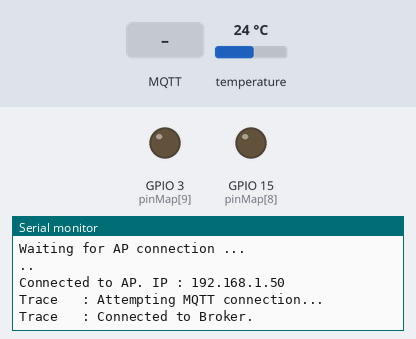
The sketch below on a simulated ESP8266 (NodeMCU). Parts: output pins drawn as LEDs (lit = HIGH), the last lines printed to the serial monitor. The test bench sets the inputs (shaded band); at power-on: temperature 24 °C. WiFi joins after 1.5 s; servers stay silent unless stated; no MQTT or app messages arrive unless stated.

Above: at 3.2 s.
3.3 s: MQTT message "1" arrives on the first subscribed topic
At 4.4 s:
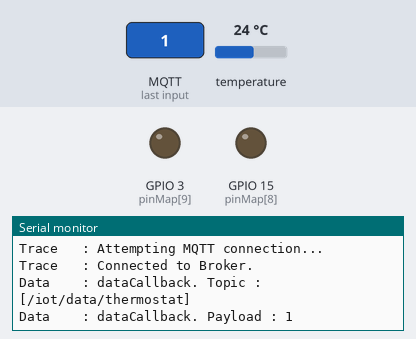
5.1 s: MQTT message "on" arrives on the first subscribed topic
At 5.6 s:
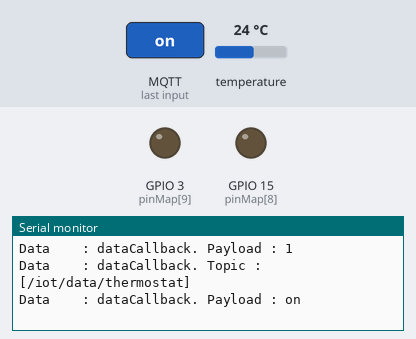
14.9 s: MQTT message "off" arrives on the first subscribed topic
At 15.5 s:
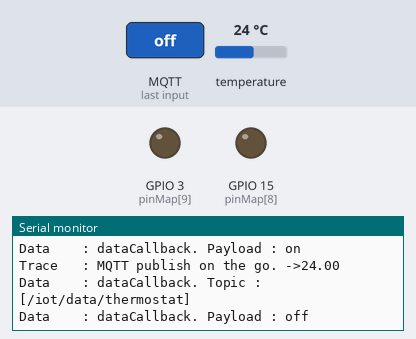

The sketch:

thermostat.ino
```cpp
#include <ESP8266WiFi.h>
#include <Arduino.h>

#include "WiFiCore.h"
#include "MQTTConnector.h"
#include "Timer.h"
#include "Hardware.h"
#include "Global.h"
#include "Credentials.h"

void setup()
{
  HWInit();
  WiFiBegin(STA_SSID, STA_PASS);
  MQTTBegin();
  TIMERInit();
}

void loop()
{
  HWLoop();
  MQTTLoop();
  TIMERLoop();
  yield();
}
```

Credentials.h
```cpp
#ifndef ARDUINO_CREDENTIALS_H
#define ARDUINO_CREDENTIALS_H

/* WiFi Credentials*/
#define STA_SSID "YOUR_SSID"
#define STA_PASS "YOUR_PASS"

/* MQTT Credentials */
#define MQTT_BROKER       "CLOUD_MQTT_ADDRESS"
#define MQTT_BROKER_PORT  1883
#define MQTT_USERNAME     "CLOUD_USER"
#define MQTT_PASS         "CLOUD_USER"

#endif /* ARDUINO_CREDENTIALS_H */
```

Global.h
```cpp
#ifndef ARDUINO_GLOBAL_H
#define ARDUINO_GLOBAL_H

#define Printf            Serial.printf
#define SERIAL_BAUD_RATE  9600

/* Board Definitions */
#define USE_NODEMCU_BOARD
//#define USE_GENERIC_ESP8266
//#define USE_ADAFRUIT_HUZZAH

/* Buffer sizes */
#define LEN_IP_MAX          17
#define LEN_SSID_MAX        32
#define LEN_PASSPHRASE_MAX  64
#define LEN_TEMP_MAX        6

/* GPIO Definitions */
static const uint8_t pinMap[11] = {16, 5, 4, 0, 2, 14, 12, 13, 15, 3, 1};

#endif /* ARDUINO_GLOBAL_H */
```

Hardware.cpp
```cpp
#include "Hardware.h"
#include "TempSensor.h"
#include "Global.h"

uint16_t hw_delay = 10;
uint16_t hw_init_done = false;

void SerialInit()
{
  Serial.begin(SERIAL_BAUD_RATE);
  Serial.setDebugOutput(true);
  delay(hw_delay);
}

void GPIOInit()
{
#ifdef USE_NODEMCU_BOARD
  pinMode(pinMap[8], OUTPUT);
  pinMode(pinMap[9], OUTPUT);
  /* pinMap[2] will be used for one-wire DQ. */
#else
  pinMode(pinMap[6], OUTPUT);
  pinMode(pinMap[7], OUTPUT);
#endif
  delay(hw_delay);
}

void HWInit()
{
  SerialInit();
  GPIOInit();
  TEMPInit();
  hw_init_done = true;
}

void HWRestart()
{
  ESP.restart();
}

void HWGetTempString(uint8_t id, char* tempBuf)
{
  TEMPGetString(id, tempBuf);
}

void HWLoop()
{
  if(hw_init_done)
  {
    TEMPLoop();
  }
}
```

Hardware.h
```cpp
#ifndef ARDUINO_HARDWARE_H
#define ARDUINO_HARDWARE_H

#include <Arduino.h>

void  HWInit();
void  HWRestart();
void  HWGetTempString(uint8_t id, char* tempBuf);
void  HWLoop();

#endif /* ARDUINO_HARDWARE_H */
```

MQTTConnector.cpp
```cpp
#include <ESP8266WiFi.h>
#include <PubSubClient.h>

#include "MQTTConnector.h"
#include "Global.h"
#include "Credentials.h"

WiFiClient wifiClient;
PubSubClient mqttClient(wifiClient);

boolean mqttInitCompleted = false;
String clientId = "IoTPractice-" + String(ESP.getChipId());

/* Incoming data callback. */
void dataCallback(char* topic, byte* payload, unsigned int length)
{
  char payloadStr[length + 1];
  memset(payloadStr, 0, length + 1);
  strncpy(payloadStr, (char*)payload, length);
  Printf("Data    : dataCallback. Topic : [%s]\n", topic);
  Printf("Data    : dataCallback. Payload : %s\n", payloadStr);
}

/* Attempt to connect to the Cloud for MQTT. */
void performConnect()
{
  uint16_t connectionDelay = 5000;
  while (!mqttClient.connected())
  {
    Printf("Trace   : Attempting MQTT connection...\n");
    if (mqttClient.connect(clientId.c_str(), MQTT_USERNAME, MQTT_PASS))
    {
      Printf("Trace   : Connected to Broker.\n");
      MQTTSubscribe(MQTT_TOPIC_THERMOSTAT);
    }
    else
    {
      Printf("Error!  : MQTT Connect failed, rc = %d\n", mqttClient.state());
      Printf("Trace   : Trying again in %d msec.\n", connectionDelay);
      delay(connectionDelay);
    }
  }
}

/* Publish data to given topic. */
boolean MQTTPublish(const char* topic, const char* payload)
{
  boolean retval = false;
  if (mqttClient.connected())
  {
    retval = mqttClient.publish(topic, payload);
  }
  return retval;
}

/* Subscribe to listen incoming data from given topic. */
boolean MQTTSubscribe(const char* topicToSubscribe)
{
  boolean retval = false;
  if (mqttClient.connected())
  {
    retval = mqttClient.subscribe(topicToSubscribe);
  }
  return retval;
}

boolean MQTTConnected()
{
  return mqttClient.connected();
}

/* Initialize MQTT Connection. */
void MQTTBegin()
{
  mqttClient.setServer(MQTT_BROKER, MQTT_BROKER_PORT);
  mqttClient.setCallback(dataCallback);
  mqttInitCompleted = true;
}

/* Keep MQTT connection alive. */
void MQTTLoop()
{
  if(mqttInitCompleted)
  {
    if (!MQTTConnected())
    {
      performConnect();
    }
    mqttClient.loop();
  }
}
```

MQTTConnector.h
```cpp
#ifndef ARDUINO_MQTTCONNECTOR_H
#define ARDUINO_MQTTCONNECTOR_H

#include <Arduino.h>

#define MQTT_TOPIC_THERMOSTAT "/iot/data/thermostat"
#define MQTT_TOPIC_COMBI      "/iot/data/combi"

void    MQTTBegin();
void    MQTTLoop();
boolean MQTTPublish(const char* topic, const char* payload);
boolean MQTTSubscribe(const char* topicToSubscribe);
boolean MQTTConnected();

#endif /* ARDUINO_MQTTCONNECTOR_H */
```

TempSensor.cpp
```cpp
#include <OneWire.h>
#include <DallasTemperature.h>

#include "TempSensor.h"
#include "Global.h"

const uint8_t sensitivity = 12;
const uint8_t temp_delay = 10;
bool temp_init_done = false;

/* Library lacks empty constructor.
 * Not able to trigger from Hardware.cpp. Think to add it to the lib.
 */
OneWire oneWire(pinMap[2]);
DallasTemperature sensors;
DeviceAddress thermos;

void printAddress(DeviceAddress deviceAddress)
{
  Printf("Data    : printAddress. Sensor Address :\n");
  const uint8_t addr_len = 8;
  for (uint8_t i = 0; i < addr_len; i++)
  {
    Printf("%x", deviceAddress[i]);
  }
  Printf("\n");
}

void printTemperature()
{
  char tempStr[LEN_TEMP_MAX];
  TEMPGetString(0, tempStr);
  if(strlen(tempStr))
  {
    Printf("Data    : printTemperature. %s\n", tempStr);
  }
  else
  {
    Printf("Error!  : Could not retrieve sensor data!\n");
  }
}

void TEMPInit()
{
  sensors.setOneWire(&oneWire);
  delay(temp_delay);
  sensors.begin();
  Printf("Trace   : Found %d Sensor devices.\n", sensors.getDeviceCount());
  temp_init_done = true;
}

float TEMPGet(uint8_t id)
{
  float retval = INVALID_TEMP_READ;
  DeviceAddress temper;
  if (sensors.getDeviceCount() && sensors.getAddress(temper, id))
  {
    sensors.setResolution(temper, sensitivity);
    retval = sensors.getTempC(temper);
  }

  return retval;
}

void TEMPGetString(uint8_t id, char* tempBuffer)
{
  sensors.requestTemperatures();
  DeviceAddress temper;
  memset(tempBuffer, 0, LEN_TEMP_MAX);
  if (sensors.getDeviceCount() && sensors.getAddress(temper, id))
  {
    sensors.setResolution(temper, sensitivity);
    const uint8_t data_len = 3;
    const uint8_t data_prec_len = 2;
    dtostrf(sensors.getTempC(temper), data_len, data_prec_len, tempBuffer);
  }
}

void TEMPLoop()
{
  if(temp_init_done)
  {
    if(sensors.getDeviceCount())
    {
      sensors.requestTemperatures();
    }
  }
}
```

TempSensor.h
```cpp
#ifndef ARDUINO_TEMPSENSOR_H
#define ARDUINO_TEMPSENSOR_H

#include <Arduino.h>

#define INVALID_TEMP_READ -196

void  TEMPInit();
float TEMPGet(uint8_t id);
void  TEMPGetString(uint8_t id, char* tempBuffer);
void  TEMPLoop();

#endif /* ARDUINO_TEMPSENSOR_H */
```

Timer.cpp
```cpp
#include "Timer.h"
#include "MQTTConnector.h"
#include "Hardware.h"
#include "Global.h"

/* Catastrophically using symbols from ESP OpenSDK directly. */
extern "C" {
#include "user_interface.h"
}

os_timer_t publishTimer;
boolean publishTimerTick = false;
unsigned int timerDelay = 10000;

void publishCallback(void *pArg)
{
  /* Keep our ISR light! */
  publishTimerTick = true;
}

void TIMERInit()
{
  os_timer_setfn(&publishTimer, publishCallback, NULL);
  os_timer_arm(&publishTimer, timerDelay, true);
  publishTimerTick = false;
}

void TIMERLoop()
{
  if(publishTimerTick)
  {
    if(MQTTConnected())
    {
      char tempStr[LEN_TEMP_MAX];
      HWGetTempString(0, tempStr);
      if(strlen(tempStr))
      {
        /* Publish to the topic */
        Printf("Trace   : MQTT publish on the go. ->%s\n", tempStr);
        if(!MQTTPublish(MQTT_TOPIC_THERMOSTAT, tempStr))
        {
          Printf("Error!  : Publishment has not succeeded!\n");
        }
      }
      else
      {
        Printf("Error!  : Could not retrieve sensor data!\n");
      }
    }
    else
    {
      Printf("Warning: MQTT not connected yet!\n");
    }
    publishTimerTick = false;
  }
}
```

Timer.h
```cpp
#ifndef ARDUINO_TIMER_H
#define ARDUINO_TIMER_H

#include <Arduino.h>

void TIMERInit();
void TIMERLoop();

#endif /* ARDUINO_TIMER_H */
```

WiFiCore.cpp
```cpp
#include "WiFiCore.h"
#include "Global.h"

uint16_t delayMilis = 1000;

void WiFiBegin(const char* ssid, const char* pass)
{
  WiFi.begin(ssid, pass);
  Printf("Waiting for AP connection ...\n");
  while(WiFi.status() != WL_CONNECTED)
  {
    delay(delayMilis);
    Printf(".");
  }
  char deviceIP[LEN_IP_MAX] = {};
  WiFiGetIP(deviceIP);
  Printf("\nConnected to AP. IP : %s\n", deviceIP);
}

void WiFiGetIP(char* ipBuffer)
{
  memset(ipBuffer, 0, LEN_IP_MAX);
  IPAddress ip = WiFi.localIP();
  snprintf(ipBuffer, LEN_IP_MAX, "%d.%d.%d.%d",ip[0],ip[1],ip[2],ip[3]);
}

void WiFiGetSSID(char* ssidBuffer)
{
  memset(ssidBuffer, 0, LEN_SSID_MAX);
  strncpy(ssidBuffer, WiFi.SSID().c_str(), LEN_SSID_MAX);
}

void WiFiGetPassphrase(char* passBuffer)
{
  memset(passBuffer, 0, LEN_PASSPHRASE_MAX);
  strncpy(passBuffer, WiFi.psk().c_str(), LEN_PASSPHRASE_MAX);
}
```

WiFiCore.h
```cpp
#ifndef ARDUINO_WIFICORE_H
#define ARDUINO_WIFICORE_H

#include <ESP8266WiFi.h>

void WiFiBegin(const char* ssid, const char* pass);
void WiFiStop();
void WiFiGetIP(char* ipBuffer);
void WiFiGetSSID(char* ssidBuffer);
void WiFiGetPassphrase(char* passBuffer);

#endif /* ARDUINO_WIFICORE_H */
```

Measured:
- after the input at 3.3 s, the serial monitor: prints a new line after 0.30 s (image 1)
- after the input at 5.1 s, the serial monitor: prints a new line at once (image 2)
- after the input at 14.9 s, the serial monitor: prints a new line after 0.07 s (image 3)
